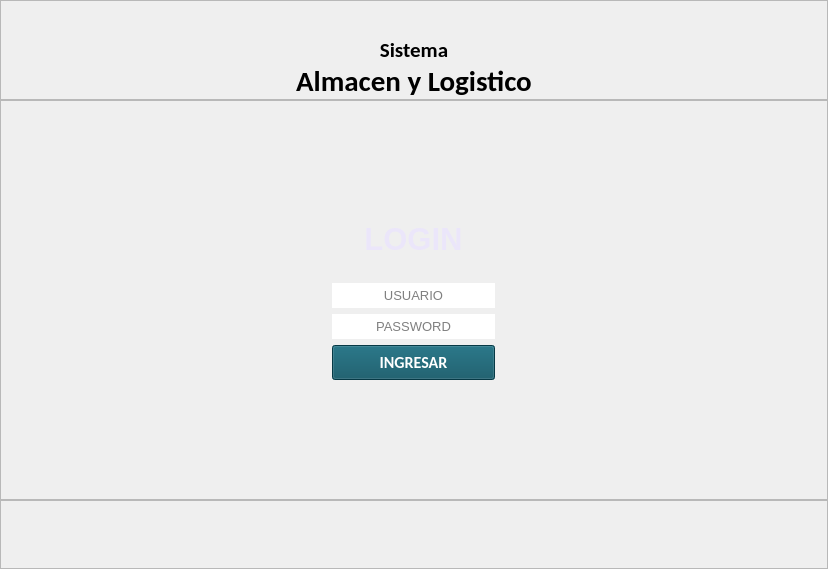
<?xml version="1.0" encoding="UTF-8"?>
<ui version="4.0">
 <class>Login</class>
 <widget class="QMainWindow" name="Login">
  <property name="geometry">
   <rect>
    <x>0</x>
    <y>0</y>
    <width>828</width>
    <height>569</height>
   </rect>
  </property>
  <property name="sizePolicy">
   <sizepolicy hsizetype="Preferred" vsizetype="Preferred">
    <horstretch>0</horstretch>
    <verstretch>0</verstretch>
   </sizepolicy>
  </property>
  <property name="font">
   <font>
    <family>Calibri</family>
   </font>
  </property>
  <property name="focusPolicy">
   <enum>Qt::WheelFocus</enum>
  </property>
  <property name="windowTitle">
   <string>Login</string>
  </property>
  <widget class="QWidget" name="centralwidget">
   <layout class="QVBoxLayout" name="verticalLayout">
    <property name="spacing">
     <number>0</number>
    </property>
    <property name="leftMargin">
     <number>0</number>
    </property>
    <property name="topMargin">
     <number>0</number>
    </property>
    <property name="rightMargin">
     <number>0</number>
    </property>
    <property name="bottomMargin">
     <number>0</number>
    </property>
    <item>
     <widget class="QFrame" name="frame_2">
      <property name="minimumSize">
       <size>
        <width>0</width>
        <height>100</height>
       </size>
      </property>
      <property name="maximumSize">
       <size>
        <width>16777215</width>
        <height>100</height>
       </size>
      </property>
      <property name="frameShape">
       <enum>QFrame::StyledPanel</enum>
      </property>
      <property name="frameShadow">
       <enum>QFrame::Raised</enum>
      </property>
      <layout class="QVBoxLayout" name="verticalLayout_3">
       <property name="spacing">
        <number>0</number>
       </property>
       <property name="bottomMargin">
        <number>0</number>
       </property>
       <item>
        <spacer name="verticalSpacer_3">
         <property name="orientation">
          <enum>Qt::Vertical</enum>
         </property>
         <property name="sizeHint" stdset="0">
          <size>
           <width>20</width>
           <height>40</height>
          </size>
         </property>
        </spacer>
       </item>
       <item>
        <widget class="QLabel" name="label_5">
         <property name="font">
          <font>
           <pointsize>16</pointsize>
           <weight>75</weight>
           <bold>true</bold>
          </font>
         </property>
         <property name="text">
          <string>Sistema</string>
         </property>
         <property name="alignment">
          <set>Qt::AlignCenter</set>
         </property>
        </widget>
       </item>
       <item>
        <widget class="QLabel" name="label_6">
         <property name="font">
          <font>
           <pointsize>22</pointsize>
           <weight>75</weight>
           <bold>true</bold>
          </font>
         </property>
         <property name="text">
          <string>Almacen y Logistico</string>
         </property>
         <property name="alignment">
          <set>Qt::AlignCenter</set>
         </property>
        </widget>
       </item>
      </layout>
     </widget>
    </item>
    <item>
     <widget class="QFrame" name="frame">
      <property name="minimumSize">
       <size>
        <width>0</width>
        <height>400</height>
       </size>
      </property>
      <property name="maximumSize">
       <size>
        <width>1000000</width>
        <height>400</height>
       </size>
      </property>
      <property name="frameShape">
       <enum>QFrame::StyledPanel</enum>
      </property>
      <property name="frameShadow">
       <enum>QFrame::Raised</enum>
      </property>
      <layout class="QHBoxLayout" name="horizontalLayout">
       <property name="spacing">
        <number>0</number>
       </property>
       <property name="leftMargin">
        <number>0</number>
       </property>
       <property name="topMargin">
        <number>0</number>
       </property>
       <property name="rightMargin">
        <number>0</number>
       </property>
       <property name="bottomMargin">
        <number>0</number>
       </property>
       <item>
        <widget class="QFrame" name="verticalFrame_2">
         <property name="minimumSize">
          <size>
           <width>0</width>
           <height>0</height>
          </size>
         </property>
         <property name="maximumSize">
          <size>
           <width>390</width>
           <height>10000</height>
          </size>
         </property>
         <property name="styleSheet">
          <string notr="true">background-color: rgb(0, 170, 127);
QPushButton
{
color: rgb(255, 255, 255);
background-color: rgb(8, 80, 97);
}
QPushButton::hover
{
color: rgb(255, 255, 255);
	background-color: rgb(45, 131, 118);
}</string>
         </property>
         <layout class="QHBoxLayout" name="horizontalLayout_3">
          <item>
           <widget class="QFrame" name="horizontalFrame">
            <property name="minimumSize">
             <size>
              <width>181</width>
              <height>0</height>
             </size>
            </property>
            <property name="maximumSize">
             <size>
              <width>181</width>
              <height>16777215</height>
             </size>
            </property>
            <layout class="QVBoxLayout" name="verticalLayout_2">
             <item>
              <spacer name="verticalSpacer_2">
               <property name="orientation">
                <enum>Qt::Vertical</enum>
               </property>
               <property name="sizeHint" stdset="0">
                <size>
                 <width>20</width>
                 <height>40</height>
                </size>
               </property>
              </spacer>
             </item>
             <item>
              <widget class="QLabel" name="label">
               <property name="maximumSize">
                <size>
                 <width>16777215</width>
                 <height>65</height>
                </size>
               </property>
               <property name="palette">
                <palette>
                 <active>
                  <colorrole role="WindowText">
                   <brush brushstyle="SolidPattern">
                    <color alpha="255">
                     <red>235</red>
                     <green>230</green>
                     <blue>250</blue>
                    </color>
                   </brush>
                  </colorrole>
                  <colorrole role="Button">
                   <brush brushstyle="SolidPattern">
                    <color alpha="255">
                     <red>0</red>
                     <green>170</green>
                     <blue>127</blue>
                    </color>
                   </brush>
                  </colorrole>
                  <colorrole role="Text">
                   <brush brushstyle="SolidPattern">
                    <color alpha="255">
                     <red>235</red>
                     <green>230</green>
                     <blue>250</blue>
                    </color>
                   </brush>
                  </colorrole>
                  <colorrole role="ButtonText">
                   <brush brushstyle="SolidPattern">
                    <color alpha="255">
                     <red>235</red>
                     <green>230</green>
                     <blue>250</blue>
                    </color>
                   </brush>
                  </colorrole>
                  <colorrole role="Base">
                   <brush brushstyle="SolidPattern">
                    <color alpha="255">
                     <red>0</red>
                     <green>170</green>
                     <blue>127</blue>
                    </color>
                   </brush>
                  </colorrole>
                  <colorrole role="Window">
                   <brush brushstyle="SolidPattern">
                    <color alpha="255">
                     <red>0</red>
                     <green>170</green>
                     <blue>127</blue>
                    </color>
                   </brush>
                  </colorrole>
                 </active>
                 <inactive>
                  <colorrole role="WindowText">
                   <brush brushstyle="SolidPattern">
                    <color alpha="255">
                     <red>235</red>
                     <green>230</green>
                     <blue>250</blue>
                    </color>
                   </brush>
                  </colorrole>
                  <colorrole role="Button">
                   <brush brushstyle="SolidPattern">
                    <color alpha="255">
                     <red>0</red>
                     <green>170</green>
                     <blue>127</blue>
                    </color>
                   </brush>
                  </colorrole>
                  <colorrole role="Text">
                   <brush brushstyle="SolidPattern">
                    <color alpha="255">
                     <red>235</red>
                     <green>230</green>
                     <blue>250</blue>
                    </color>
                   </brush>
                  </colorrole>
                  <colorrole role="ButtonText">
                   <brush brushstyle="SolidPattern">
                    <color alpha="255">
                     <red>235</red>
                     <green>230</green>
                     <blue>250</blue>
                    </color>
                   </brush>
                  </colorrole>
                  <colorrole role="Base">
                   <brush brushstyle="SolidPattern">
                    <color alpha="255">
                     <red>0</red>
                     <green>170</green>
                     <blue>127</blue>
                    </color>
                   </brush>
                  </colorrole>
                  <colorrole role="Window">
                   <brush brushstyle="SolidPattern">
                    <color alpha="255">
                     <red>0</red>
                     <green>170</green>
                     <blue>127</blue>
                    </color>
                   </brush>
                  </colorrole>
                 </inactive>
                 <disabled>
                  <colorrole role="WindowText">
                   <brush brushstyle="SolidPattern">
                    <color alpha="255">
                     <red>235</red>
                     <green>230</green>
                     <blue>250</blue>
                    </color>
                   </brush>
                  </colorrole>
                  <colorrole role="Button">
                   <brush brushstyle="SolidPattern">
                    <color alpha="255">
                     <red>0</red>
                     <green>170</green>
                     <blue>127</blue>
                    </color>
                   </brush>
                  </colorrole>
                  <colorrole role="Text">
                   <brush brushstyle="SolidPattern">
                    <color alpha="255">
                     <red>235</red>
                     <green>230</green>
                     <blue>250</blue>
                    </color>
                   </brush>
                  </colorrole>
                  <colorrole role="ButtonText">
                   <brush brushstyle="SolidPattern">
                    <color alpha="255">
                     <red>235</red>
                     <green>230</green>
                     <blue>250</blue>
                    </color>
                   </brush>
                  </colorrole>
                  <colorrole role="Base">
                   <brush brushstyle="SolidPattern">
                    <color alpha="255">
                     <red>0</red>
                     <green>170</green>
                     <blue>127</blue>
                    </color>
                   </brush>
                  </colorrole>
                  <colorrole role="Window">
                   <brush brushstyle="SolidPattern">
                    <color alpha="255">
                     <red>0</red>
                     <green>170</green>
                     <blue>127</blue>
                    </color>
                   </brush>
                  </colorrole>
                 </disabled>
                </palette>
               </property>
               <property name="font">
                <font>
                 <pointsize>23</pointsize>
                 <weight>75</weight>
                 <bold>true</bold>
                </font>
               </property>
               <property name="styleSheet">
                <string notr="true">color: rgb(235, 230, 250);</string>
               </property>
               <property name="text">
                <string>LOGIN</string>
               </property>
               <property name="alignment">
                <set>Qt::AlignCenter</set>
               </property>
              </widget>
             </item>
             <item>
              <widget class="QLabel" name="label_3">
               <property name="maximumSize">
                <size>
                 <width>180</width>
                 <height>180</height>
                </size>
               </property>
               <property name="autoFillBackground">
                <bool>false</bool>
               </property>
               <property name="frameShape">
                <enum>QFrame::NoFrame</enum>
               </property>
               <property name="frameShadow">
                <enum>QFrame::Plain</enum>
               </property>
               <property name="text">
                <string/>
               </property>
               <property name="pixmap">
                <pixmap>imagenes/venta.png</pixmap>
               </property>
              </widget>
             </item>
             <item>
              <widget class="QLineEdit" name="txtUsuario">
               <property name="minimumSize">
                <size>
                 <width>0</width>
                 <height>25</height>
                </size>
               </property>
               <property name="maximumSize">
                <size>
                 <width>16777215</width>
                 <height>31</height>
                </size>
               </property>
               <property name="font">
                <font>
                 <pointsize>10</pointsize>
                </font>
               </property>
               <property name="focusPolicy">
                <enum>Qt::ClickFocus</enum>
               </property>
               <property name="acceptDrops">
                <bool>true</bool>
               </property>
               <property name="styleSheet">
                <string notr="true">background-color: rgb(255, 255, 255);
border: 0;
</string>
               </property>
               <property name="frame">
                <bool>false</bool>
               </property>
               <property name="alignment">
                <set>Qt::AlignCenter</set>
               </property>
               <property name="placeholderText">
                <string>USUARIO</string>
               </property>
              </widget>
             </item>
             <item>
              <widget class="QLineEdit" name="txtPassword">
               <property name="minimumSize">
                <size>
                 <width>0</width>
                 <height>25</height>
                </size>
               </property>
               <property name="maximumSize">
                <size>
                 <width>16777215</width>
                 <height>31</height>
                </size>
               </property>
               <property name="font">
                <font>
                 <pointsize>10</pointsize>
                </font>
               </property>
               <property name="focusPolicy">
                <enum>Qt::ClickFocus</enum>
               </property>
               <property name="styleSheet">
                <string notr="true">background-color: rgb(255, 255, 255);
border: 0;</string>
               </property>
               <property name="alignment">
                <set>Qt::AlignCenter</set>
               </property>
               <property name="placeholderText">
                <string>PASSWORD</string>
               </property>
              </widget>
             </item>
             <item>
              <widget class="QPushButton" name="btnIniciar">
               <property name="minimumSize">
                <size>
                 <width>0</width>
                 <height>35</height>
                </size>
               </property>
               <property name="maximumSize">
                <size>
                 <width>16777215</width>
                 <height>35</height>
                </size>
               </property>
               <property name="font">
                <font>
                 <family>Calibri</family>
                 <pointsize>12</pointsize>
                 <weight>75</weight>
                 <bold>true</bold>
                </font>
               </property>
               <property name="styleSheet">
                <string notr="true">QPushButton
{
color: rgb(255, 255, 255);
background-color: rgb(8, 80, 97);
}
QPushButton::hover
{
color: rgb(255, 255, 255);
	background-color: rgb(45, 131, 118);
}</string>
               </property>
               <property name="text">
                <string>INGRESAR</string>
               </property>
              </widget>
             </item>
             <item>
              <spacer name="verticalSpacer">
               <property name="orientation">
                <enum>Qt::Vertical</enum>
               </property>
               <property name="sizeHint" stdset="0">
                <size>
                 <width>20</width>
                 <height>40</height>
                </size>
               </property>
              </spacer>
             </item>
            </layout>
           </widget>
          </item>
         </layout>
        </widget>
       </item>
      </layout>
     </widget>
    </item>
    <item>
     <widget class="QFrame" name="frame_3">
      <property name="maximumSize">
       <size>
        <width>16777215</width>
        <height>100</height>
       </size>
      </property>
      <property name="frameShape">
       <enum>QFrame::StyledPanel</enum>
      </property>
      <property name="frameShadow">
       <enum>QFrame::Raised</enum>
      </property>
     </widget>
    </item>
   </layout>
  </widget>
 </widget>
 <resources/>
 <connections/>
</ui>
